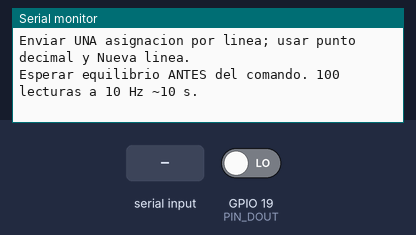
Recording of a sketch running on a simulated ESP32. On the bench: the last lines printed to the serial monitor. Inputs (shaded band) come from the test bench; at power-on: GPIO 19 (PIN_DOUT) LOW.

Above: at 1.7 s.
1.8 s: "cero\n" received over Serial
At 2.7 s:
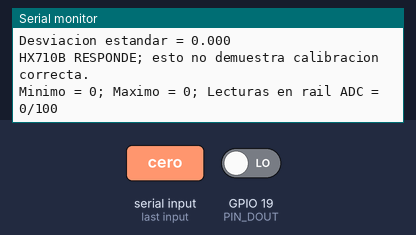
3.3 s: "cero final\n" received over Serial
4.9 s: "raw\n" received over Serial
At 6.1 s:
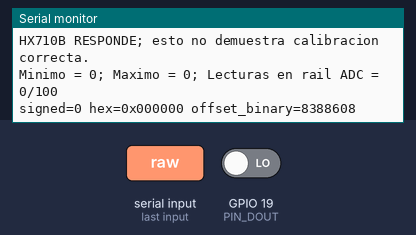
6.4 s: "medir\n" received over Serial
At 7.3 s:
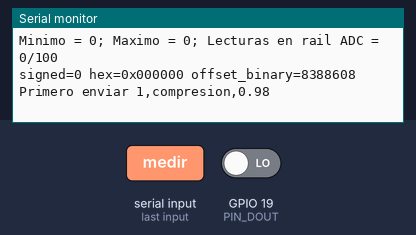
7.9 s: "patm\n" received over Serial
At 8.5 s:
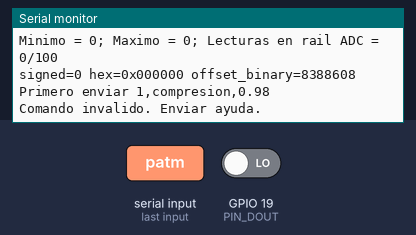
Timing chart, 0 to 10.4 s (numbered marks = the images above; inputs shaded):
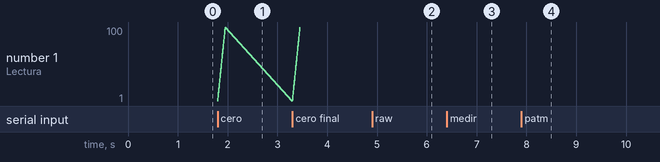

The sketch:

code.ino
```cpp
#include <Arduino.h>
#include <math.h>
#include <stdlib.h>

// Reconstruccion, NO copia recuperada del programa utilizado en la sesion.
// ESP32 clasico: editar estos pines para que coincidan con el montaje real.
constexpr uint8_t PIN_DOUT = 19;
constexpr uint8_t PIN_SCK = 18;
// 25 pulsos = entrada diferencial a 10 Hz; 27 = diferencial a 40 Hz.
// NO usar 26: en HX710B selecciona DVDD-AVDD, no el puente de presion.
constexpr uint8_t PULSOS = 25;
constexpr uint32_t TIMEOUT_MS = 2000;
portMUX_TYPE mux = portMUX_INITIALIZER_UNLOCKED;

double patm = 101.325, v0 = 1.00, vm = 0.76, pmax = 35.00;
int nLecturas = 100, ciclo = 1;
double vj = 0.98;
String sentido = "COMPRESION", linea;
bool puntoSeleccionado = false, descartarLinea = false;

struct Estadistica {
  double media = 0, m2 = 0;
  int n = 0, rails = 0;
  int32_t minimo = INT32_MAX, maximo = INT32_MIN;
  void agregar(int32_t x) {
    ++n;
    double d = x - media;
    media += d / n;
    m2 += d * (x - media);
    if (x < minimo) minimo = x;
    if (x > maximo) maximo = x;
    if (x == -8388608 || x == 8388607) ++rails;
  }
  double sd() const { return n > 1 ? sqrt(m2 / (n - 1)) : 0; }
};

bool leerHX(int32_t &valor, uint32_t &bits) {
  uint32_t inicio = millis();
  while (digitalRead(PIN_DOUT) == HIGH) {
    if ((uint32_t)(millis() - inicio) >= TIMEOUT_MS) return false;
    delay(1);
  }
  bits = 0;
  // Evita que una interrupcion prolongue SCK alto hasta power-down.
  // El intervalo real se debe comprobar en el osciloscopio del montaje.
  portENTER_CRITICAL(&mux);
  delayMicroseconds(1);
  for (int i = 0; i < 24; ++i) {
    digitalWrite(PIN_SCK, HIGH);
    delayMicroseconds(1);
    bits = (bits << 1) | (digitalRead(PIN_DOUT) == HIGH ? 1u : 0u);
    digitalWrite(PIN_SCK, LOW);
    delayMicroseconds(1);
  }
  for (int i = 24; i < PULSOS; ++i) {
    digitalWrite(PIN_SCK, HIGH);
    delayMicroseconds(1);
    digitalWrite(PIN_SCK, LOW);
    delayMicroseconds(1);
  }
  portEXIT_CRITICAL(&mux);
  // Extension de signo de complemento a dos de 24 bits.
  valor = (bits & 0x800000u) ? (int32_t)((int64_t)bits - 16777216LL)
                               : (int32_t)bits;
  return true;
}

bool adquirir(Estadistica &s, bool detalle = false) {
  // Vaciar la conversion pendiente para iniciar con una lectura nueva.
  int32_t x; uint32_t bits;
  if (!leerHX(x, bits)) {
    Serial.println("ERROR: HX710B no esta listo. Revisar conexion/alimentacion.");
    return false;
  }
  for (int i = 0; i < nLecturas; ++i) {
    if (!leerHX(x, bits)) {
      Serial.println("ERROR: timeout; adquisicion incompleta, no se emite CSV.");
      return false;
    }
    s.agregar(x);
    if (detalle) Serial.printf("Lectura %d/%d: %ld\n", i + 1, nLecturas, (long)x);
  }
  return true;
}

void diagnostico(const Estadistica &s) {
  Serial.printf("Minimo = %ld; Maximo = %ld; Lecturas en rail ADC = %d/%d\n",
    (long)s.minimo, (long)s.maximo, s.rails, s.n);
  if (s.rails) Serial.println("AVISO: se detectaron codigos extremos del ADC.");
}

void config() {
  Serial.println("\n================================================");
  Serial.println("           LABORATORIO N 2 - TEB II");
  Serial.println("================================================");
  Serial.printf("PATM = %.3f kPa\nV0 = %.2f mL\nVM = %.2f mL\nPMAX = %.2f kPa\nN = %d\n",
    patm, v0, vm, pmax, nLecturas);
  double minimo = (patm * v0 - pmax * vm) / (patm + pmax);
  Serial.printf("Vj,min = %.3f mL\n", minimo);
  Serial.println("Marca TEORICA; no verifica rango efectivo ni controla el embolo.");
  Serial.printf("Entrada diferencial, %d Hz; cuentas con signo.\n", PULSOS == 25 ? 10 : 40);
}

void medir() {
  if (!puntoSeleccionado) { Serial.println("Primero enviar 1,compresion,0.98"); return; }
  const double pref = patm * (v0 - vj) / (vj + vm);
  Serial.println("Tomando medicion...");
  Serial.printf("Ciclo: %d\nSentido: %s\nVj: %.2f mL\nPref: %.4f kPa\n",
    ciclo, sentido.c_str(), vj, pref);
  Estadistica s;
  if (!adquirir(s)) return;
  Serial.printf("Resultado:\nMedia = %.3f\nDesviacion estandar = %.3f\nCSV:\n",
    s.media, s.sd());
  Serial.printf("%d,%s,%.2f,%.4f,%.3f,%.3f,%d\n", ciclo, sentido.c_str(),
    vj, pref, s.media, s.sd(), s.n);
  diagnostico(s);
}

bool numero(String texto, double &x) {
  texto.trim();
  if (!texto.length()) return false;
  char *fin;
  x = strtod(texto.c_str(), &fin);
  return *fin == '\0' && isfinite(x);
}

void comando(String cmd) {
  cmd.trim(); cmd.toLowerCase();
  if (cmd == "ayuda") {
    Serial.println("Comandos: cero | cero final | config | raw | medir | ayuda");
    Serial.println("Punto: ciclo,compresion,volumen o ciclo,descompresion,volumen");
    Serial.println("Ejemplo: 1,compresion,0.98 (selecciona y mide). Enter repite.");
    Serial.println("Cambiar constantes: patm=101.325 v0=1 vm=0.76 pmax=35 n=100");
    Serial.println("Enviar UNA asignacion por linea; usar punto decimal y Nueva linea.");
    Serial.println("Esperar equilibrio ANTES del comando. 100 lecturas a 10 Hz ~10 s.");
    return;
  }
  if (cmd == "config") { config(); return; }
  if (cmd == "cero" || cmd == "cero final") {
    Serial.println("Medir cero solo con puerto abierto a atmosfera.");
    Estadistica s;
    if (!adquirir(s, true)) return;
    Serial.println(cmd == "cero" ? "CERO INICIAL" : "CERO FINAL");
    Serial.printf("N = %d\nMedia C0,%s = %.3f\nDesviacion estandar = %.3f\n",
      s.n, cmd == "cero" ? "i" : "f", s.media, s.sd());
    Serial.println("HX710B RESPONDE; esto no demuestra calibracion correcta.");
    diagnostico(s); return;
  }
  if (cmd == "raw") {
    int32_t x; uint32_t bits;
    if (leerHX(x, bits)) Serial.printf("signed=%ld hex=0x%06lX offset_binary=%lu\n",
      (long)x, (unsigned long)bits, (unsigned long)(bits ^ 0x800000u));
    else Serial.println("ERROR: timeout.");
    return;
  }
  if (cmd == "medir" || !cmd.length()) { medir(); return; }
  int igual = cmd.indexOf('=');
  if (igual >= 0) {
    String clave = cmd.substring(0, igual); clave.trim();
    double x;
    if (!numero(cmd.substring(igual + 1), x)) { Serial.println("Valor invalido."); return; }
    if (clave == "patm" && x > 0) patm = x;
    else if (clave == "v0" && x > 0) v0 = x;
    else if (clave == "vm" && x >= 0) vm = x;
    else if (clave == "pmax" && x > 0) pmax = x;
    else if (clave == "n" && x >= 2 && x <= 10000 && floor(x) == x) nLecturas = (int)x;
    else { Serial.println("Parametro o rango invalido."); return; }
    puntoSeleccionado = false; config(); return;
  }
  int a = cmd.indexOf(','), b = cmd.indexOf(',', a + 1);
  if (a < 1 || b < a + 2 || cmd.indexOf(',', b + 1) >= 0) {
    Serial.println("Comando invalido. Enviar ayuda."); return;
  }
  double c, v;
  String dir = cmd.substring(a + 1, b); dir.trim();
  if (!numero(cmd.substring(0, a), c) || c < 1 || c > 100000 || floor(c) != c ||
      !numero(cmd.substring(b + 1), v) || v <= 0 ||
      (dir != "compresion" && dir != "descompresion")) {
    Serial.println("Ciclo, sentido o volumen invalido."); return;
  }
  if (v + vm <= 0) { Serial.println("Volumen total invalido."); return; }
  ciclo = (int)c; vj = v; sentido = dir; sentido.toUpperCase(); puntoSeleccionado = true;
  medir();
}

void setup() {
  Serial.begin(115200);
  digitalWrite(PIN_SCK, LOW);
  pinMode(PIN_SCK, OUTPUT); pinMode(PIN_DOUT, INPUT);
  delay(500);
  config(); comando("ayuda");
}

void loop() {
  while (Serial.available()) {
    char c = (char)Serial.read();
    if (c == '\r') continue;
    if (c == '\n') {
      if (!descartarLinea) comando(linea);
      linea = ""; descartarLinea = false;
    } else if (!descartarLinea) {
      if (linea.length() < 120) linea += c;
      else { linea = ""; descartarLinea = true; Serial.println("Linea demasiado larga."); }
    }
  }
  delay(1);
}
```

Measured:
- after the input at 1.8 s, the serial monitor: prints a new line at once (image 1)
- after the input at 6.4 s, the serial monitor: prints a new line at once (image 3)
- after the input at 7.9 s, the serial monitor: prints a new line at once (image 4)
